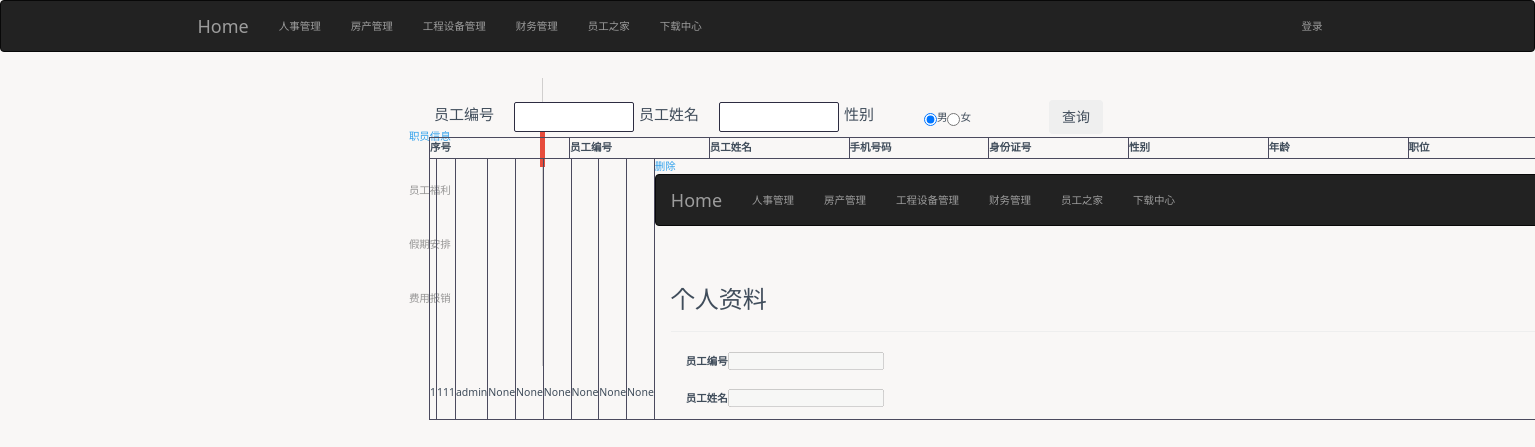
The app's page /personnel_management/, older data.
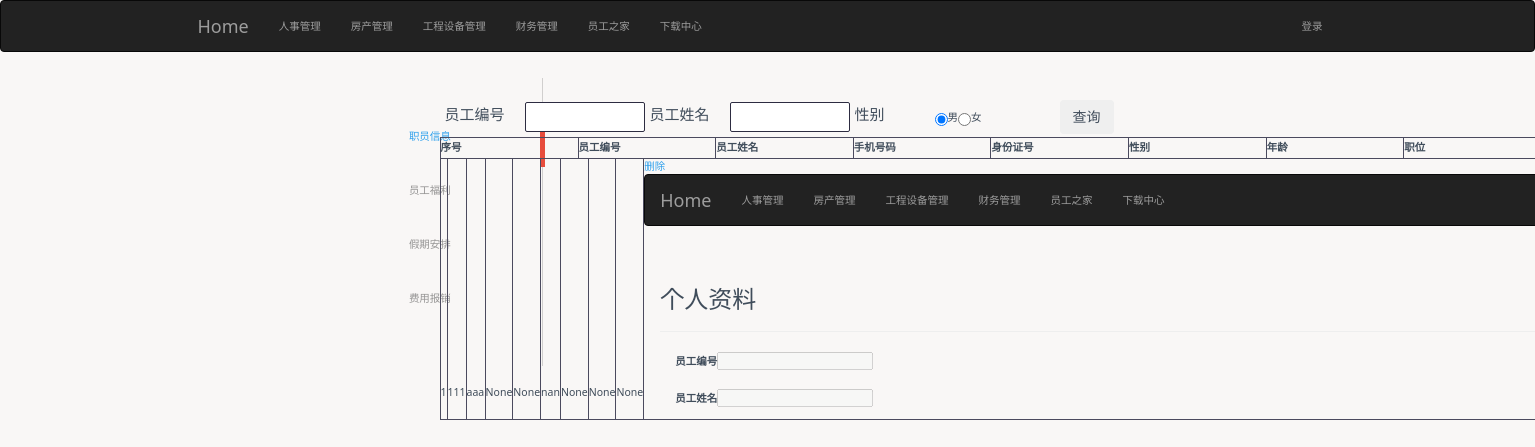
The same page, newer data.
### app/models.py (models this page shows, shortened)
class Staff(UserMixin, db.Model):
    __tablename__ = 'staffs'
    staffid = db.Column(db.Integer,primary_key=True,index=True)#员工编号
    staffname = db.Column(db.String(64),unique=True,index=True)#员工姓名
    age= db.Column(db.Integer)#年龄
    password_hash =db.Column(db.String(128))#密码散列
    last_seen = db.Column(db.DateTime(),default=datetime.utcnow)#上次登录
    gender = db.Column(db.String(4))#性别
    salary = db.Column(db.Integer)#薪资
    phone = db.Column(db.String(11),unique=True)#联系方式
    idcard = db.Column(db.String(18),unique=True)#身份证号
    job = db.Column(db.String(18))#工种
    role_id = db.Column(db.String(64),db.ForeignKey('roles.id'))#角色
    @property
    def password(self):
        raise AttributeError('password is not a readable attribute')
    @password.setter
    def password(self,password):
        self.password_hash = generate_password_hash(password)
    def verify_password(self,password):
         return check_password_hash(self.password_hash, password)
    '''
    @password.setter
    def password(self,password):
        self.password_hash = generate_password_hash(password)
    def verify_password(self,password):
        return check_password_hash(self.password_hash,password)
'''

### app/main/views.py (the view, shortened to what this page needs)
@main.route('/personnel_management/',methods=['GET','POST'])
def personnel_management():
    staffid = request.args.get('staffid')
    staffname= request.args.get("staffname")
    staffgender=request.args.get("staffgender")
    querys = Staff.query.all()
    '''else:
        flash("请输入查询项")
    if querys == []:
        flash("没有数据")'''
    return render_template('staff/personnel_management.html',querys=querys)

### app/templates/staff/personnel_management.html (shortened to what this page needs)
{% extends "base.html" %}
{% import "bootstrap/wtf.html" as wtf %}
{% block head %}
    {{ super() }}
    <link rel="stylesheet"href="{{ url_for('static',filename='css/mystyle.css') }}" media="screen"type="text/css"/>
{% endblock %}
{% block page_content %}
<div id="wrapper">
{% block page_content_left %}
  <div id="left-side">
   <ul>
       <li class="pm-staffmessage active"><a href="{{ url_for('.personnel_management') }}">职员信息</a></li>
     <li class="pm-staffbonus">员工福利</li>
     <li class="pm-holiday">假期安排</li>
     <li class="pm-reimbursement">费用报销</li>
   </ul>
  </div>
  <div id="border">
   <div id="line" class="one"></div>
  </div>
{% endblock %}
{% block page_content_right %}
  <div id="right-side">
      <div id="first" class="active">
          <div class = "pm-form">
          <form method="GET" action='/personnel_management/'>
              <div class="pm-search-form">
              <div class="ss-form-group">
                  <div class="ss-name-label">员工编号</div>
                  <input class="ss-form-control"id="staffid"name="staffid">
              </div>
              <div class="ss-form-group">
                  <div class="ss-name-label">员工姓名</div>
                  <input class="ss-form-control"id="staffname"name="staffname">
              </div>
              <div class="ss-form-group">
                  <div class="ss-name-label">性别</div>
                  <input type='radio' name='gender'id="gender" value='nan'checked>男
                  <input type='radio' name='gender'id="gender" value='nv'>女
              </div>
              <div class="ss-form-group">
                  <button id="searchmessage" type="submit"class="btn">查询</button>
              </div>
              </div>
          </form>
            <table class="ss-table">
                <thead class="ss-fixedthead">
                    <th class="ss-td">序号</th>
                    <th class="ss-td">员工编号</th>
                    <th class="ss-td">员工姓名</th>
                    <th class="ss-td">手机号码</th>
                    <th class="ss-td">身份证号</th>
                    <th class="ss-td">性别</th>
                    <th class="ss-td">年龄</th>
                    <th class="ss-td">职位</th>
                </thead>
                <tbody class="ss-scrolltbody">
                {% for query in querys %}
                    <tr class="ss-tr">
                        <td class="ss-td">{{ 1 }}</td>
                        <td class="ss-td">{{ query.staffid }}</td>
                        <td class="ss-td">{{ query.staffname }}</td>
                        <td class="ss-td">{{ query.phone }}</td>
                        <td class="ss-td">{{ query.idcard }}</td>
                        <td class="ss-td">{{ query.gender }}</td>
                        <td class="ss-td">{{ query.age }}</td>
                        <td class="ss-td">{{ query.job }}</td>
                        <td class="ss-td">{{ query.salary }}</td>
                        <td class="ss-td"><a href="{{ url_for('main.staff_delete',staff_id=query.staffid) }}"class="ss-table-delete"id="{{ query.staffid }}">删除</a>
                            <a href="{% include 'auth/profile.html' %}"class="ss-table-detail"id="{{ query.staffid }}">详情</a></td>
                    </tr>
                {% endfor %}
    {% endblock %}
{% endblock %}

### app/templates/base.html (shortened to what this page needs)
{% extends "bootstrap/base.html" %}
{% block head %}
    {{ super() }}
    <link rel="stylesheet"href="{{ url_for('static',filename='css/main.css') }}" media="screen"type="text/css"/>
{% endblock %}
{% block navbar %}
    <div class="navbar navbar-inverse">
    <div class="container">
        <div class="navbar-header">
        <a class="navbar-brand" href="{{ url_for('main.index') }}">Home</a>
        </div>
        <div class="navbar-collapse collapse">
            <ul class="nav navbar-nav navbar-left">
                <li><a href="{{ url_for('main.personnel_management') }}">人事管理</a></li>
            </ul>
            <ul class="nav navbar-nav navbar-left">
                <li><a href="#">房产管理</a></li>
            </ul>
            <ul class="nav navbar-nav navbar-left">
                <li>
                    <a href="#">工程设备管理</a></li>
            </ul>
            <ul class="nav navbar-nav navbar-left">
                <li><a href="#">财务管理</a></li>
            </ul>
            <ul class="nav navbar-nav navbar-left">
                <li><a href="#" >员工之家</a></li>
            </ul>
            <ul class="nav navbar-nav navbar-left">
                <li class="dropdown">
                    <a href="#" class="dropdown-toggle" data-toggle="dropdown">下载中心</a>
                </li>
            </ul>
            <ul class="nav navbar-nav navbar-right">
                {% if current_user.is_authenticated %}
                    <li class="dropdown">
                <a href="#" class="dropdown-toggle"data-toggle="dropdown">{{ current_user.staffname }}<b class="caret"></b></a>
                <ul class="dropdown-menu">
                    {% if current_user.is_authenticated %}
                        <li><a href="{{ url_for('auth.profile',staff_id=current_user.staffid) }}">个人资料</a></li>
                    {% endif %}
                    <li><a href="{{ url_for('auth.change_password') }}">密码修改</a></li>
                    <li><a href="{{ url_for('auth.logout') }}">退出</a></li>
                </ul>
                    </li>
                {% else %}
                <li><a href="{{ url_for('auth.login') }}">登录</a></li>
                {% endif %}
            </ul>
        </div>
    </div>
    </div>
{% endblock %}
{% block content %}
    <div class="container">
    {% block page_content %}{% endblock %}
    </div>
{% endblock %}

### app/templates/auth/profile.html (shortened to what this page needs)
{% extends 'base.html' %}
{% import 'bootstrap/wtf.html' as wtf %}
{% block title %}个人资料{% endblock %}
{% block page_content %}
    <div class="page-header">
    <h3>个人资料</h3>
    </div>
    <div class="profile-content">
    <div class="sc-form-group">
        <label id="sc-label">员工编号</label><input id="sc-input" type="text"value="{{ current_user.staffid }}" disabled>
    </div><br>
    <div class="sc-form-group">
        <label id="sc-label">员工姓名</label><input id="sc-input" type="text"value="{{ current_user.staffname }}" disabled>
    </div><br>
    <br>
    <br>
    <br>
    <br>
    <br>
    </div>
{% endblock%}

### app/static/css/main.css (style rules this page uses)
.profile-content { padding-right: 15px; padding-left: 15px; margin-right: auto; margin-left: auto; width:100%; height:auto; }
* { margin: 0; padding: 0; -webkit-box-sizing: border-box; -moz-box-sizing: border-box; box-sizing: border-box; }
ul { list-style-type: none; }
a { color: #b63b4d; text-decoration: none; }
#wrapper { width: 900px; height: 100%; top: 0; bottom: 0; left: 0; right: 0; margin: auto; display: -webkit-box; display: -webkit-flex; display: -ms-flexbox; display: flex; -webkit-box-align: center; -webkit-align-items: center; -ms-flex-align: center; align-items: center; overflow: hidden; flex-direction: row; }
#left-side { height: 70%; width: 25%; display: -webkit-box; display: -webkit-flex; display: -ms-flexbox; display: flex; -webkit-box-align: center; -webkit-align-items: center; -ms-flex-align: center; align-items: center; -webkit-box-pack: center; -webkit-justify-content: center; -ms-flex-pack: center; justify-content: center; }
#left-side ul li { padding-top: 10px; padding-bottom: 10px; display: -webkit-box; display: -webkit-flex; display: -ms-flexbox; display: flex; line-height: 34px; color: rgba(51, 51, 51, 0.5); font-weight: 500; cursor: pointer; -webkit-transition: all .2s ease-out; transition: all .2s ease-out; }
#left-side ul li.active { color: #333333; }
#border { height: 288px; width: 1px; background-color: rgba(51, 51, 51, 0.2); }
#border #line.one { width: 5px; height: 54px; background-color: #E74C3C; margin-left: -2px; margin-top: 35px; -webkit-transition: all .4s ease-in-out; transition: all .4s ease-in-out; }
#right-side { height: 300px; width: 75%; overflow: hidden; }
#right-side #first, #right-side #second, #right-side #third, #right-side #fourth { position: absolute; height: 300px; width: 75%; margin-top: -350px; opacity: 0; display: -webkit-box; display: -webkit-flex; display: -ms-flexbox; display: flex; -webkit-box-align: center; -webkit-align-items: center; -ms-flex-align: center; align-items: center; -webkit-box-pack: center; -webkit-box-orient: vertical; -webkit-box-direction: normal; -webkit-flex-direction: column; -ms-flex-direction: column; flex-direction: column; }
#right-side #first.active, #right-side #second.active, #right-side #third.active, #right-side #fourth.active { margin-top: 0px; opacity: 1; }
*, *:after, *:before { -webkit-box-sizing: border-box; -moz-box-sizing: border-box; box-sizing: border-box; }
body { background: #f9f7f6; color: #404d5b; font-weight: 500; font-size: 1.05em; font-family: "Segoe UI", "Lucida Grande", Helvetica, Arial, "Microsoft YaHei", FreeSans, Arimo, "Droid Sans", "wenquanyi micro hei", "Hiragino Sans GB", "Hiragino Sans GB W3", "FontAwesome", sans-serif; }
a { color: #2fa0ec;text-decoration: none;outline: none; }
html { font-family:sans-serif;-ms-text-size-adjust:100%;-webkit-text-size-adjust:100% }
body { margin:0 }
a { background-color:transparent }
button,input,optgroup,select,textarea { color:inherit;font:inherit;margin:0 }
button { overflow:visible }
button,select { text-transform:none }
button,html input[type="button"],input[type="reset"],input[type="submit"] { -webkit-appearance:button;cursor:pointer }
button[disabled],html input[disabled] { cursor:default }
input { line-height:normal }
input[type="checkbox"],input[type="radio"] { -webkit-box-sizing:border-box;-moz-box-sizing:border-box;box-sizing:border-box;padding:0 }
table { border-collapse:collapse;border-spacing:0 }
td,th { padding:0 }

Row changes from the older to the newer data that the page shows:
changed Staff "None": staffname "admin" → "aaa"; gender "None" → "nan"
